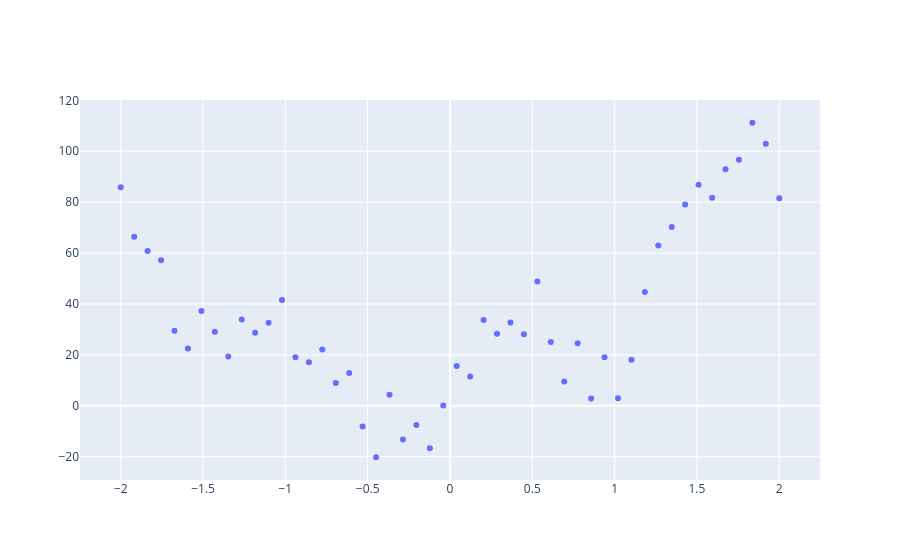

The cell this chart's notebook holds for it:
### Markdown cell above
## Toy Dataset

To visualize the Bias vs Variance tradeoff and regularization we will use an easy to visualize syntethic dataset.

### Code cell
np.random.seed(42)
n = 50
sigma = 10

X = np.linspace(-10, 10, n)
X = np.sort(X)
Y = 2. * X + 10. + sigma * np.random.randn(n) +  20*np.sin(X) + 0.8*(X)**2
X = X/5
data_points = go.Scatter(name="data", x=X, y=Y, mode='markers')
iplot(go.Figure(data=data_points))

### Figure 1 — Plotly figure (JSON) as saved in the notebook; plotly's stock layout.template omitted (floating-point values rounded to 4 significant figures)
{"data": [{"mode": "markers", "name": "data", "type": "scatter", "x": [-2.0, -1.918, -1.837, -1.755, -1.673, -1.592, -1.51, -1.429, -1.347, -1.265, -1.184, -1.102, -1.02, -0.9388, -0.8571, -0.7755, -0.6939, -0.6122, -0.5306, -0.449, -0.3673, -0.2857, -0.2041, -0.1224, -0.04082, 0.04082, 0.1224, 0.2041, 0.2857, 0.3673, 0.449, 0.5306, 0.6122, 0.6939, 0.7755, 0.8571, 0.9388, 1.02, 1.102, 1.184, 1.265, 1.347, 1.429, 1.51, 1.592, 1.673, 1.755, 1.837, 1.918, 2.0], "y": [85.85, 66.36, 60.81, 57.19, 29.51, 22.53, 37.22, 29.05, 19.39, 33.93, 28.69, 32.58, 41.54, 19.1, 17.08, 22.08, 9.001, 12.91, -8.142, -20.21, 4.385, -13.28, -7.579, -16.67, 0.128, 15.6, 11.51, 33.68, 28.28, 32.75, 28.13, 48.85, 25.09, 9.552, 24.58, 2.85, 19.11, 2.931, 18.06, 44.69, 62.92, 70.19, 79.1, 86.79, 81.7, 92.97, 96.64, 111.2, 102.9, 81.49]}], "layout": {}}
